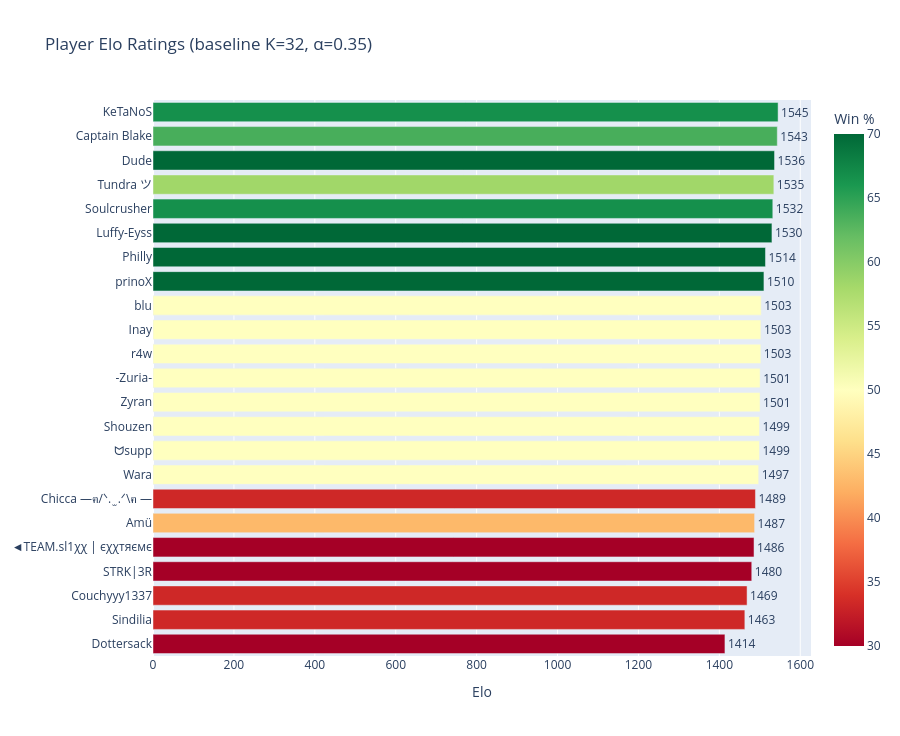
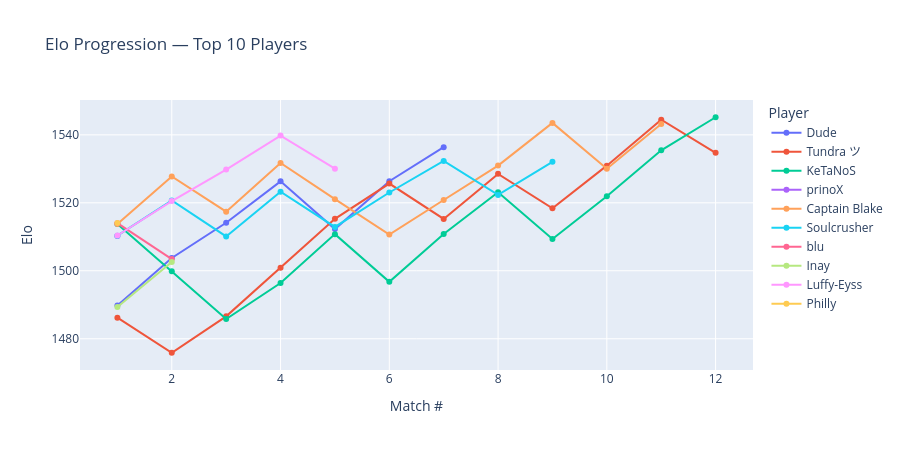
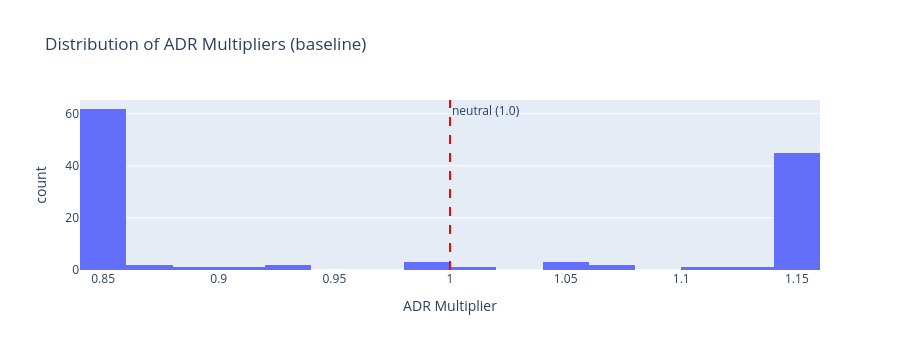

Notebook code cell kept with these figures, in order:
### Code cell
#  Baseline run 
history_df, summary_df, final_anchor = run_elo(
    player_match_outcome_df, player_match_adr_df, TUNE)

print(f"Baseline: {len(summary_df)} players, "
      f"{history_df['match_id'].nunique()} matches, "
      f"anchor {final_anchor:.1f}")

# 1. Final Elo ranking bar chart 
fig_rank = px.bar(
    summary_df.sort_values("elo"),
    x="elo", y="name", orientation="h",
    color="winrate",
    color_continuous_scale="RdYlGn",
    range_color=[30, 70],
    text="elo",
    labels={"elo": "Elo Rating", "name": "Player", "winrate": "Win %"},
    title="Player Elo Ratings (baseline K=32, α=0.35)",
    height=max(400, len(summary_df) * 32),
)
fig_rank.update_traces(texttemplate="%{text:.0f}", textposition="outside")
fig_rank.update_layout(yaxis_title=None, xaxis_title="Elo",
                       margin=dict(l=120))
fig_rank.show()

# 2. Elo progression over matches 
hist = history_df.copy()
hist["match_idx"] = hist.groupby("steamid").cumcount() + 1
top_sids = summary_df.head(10)["steamid"].tolist()
top_hist = hist[hist["steamid"].isin(top_sids)]

fig_prog = px.line(
    top_hist, x="match_idx", y="elo_after",
    color="player_name", markers=True,
    labels={"match_idx": "Match #", "elo_after": "Elo", "player_name": "Player"},
    title="Elo Progression — Top 10 Players",
)
fig_prog.update_layout(height=450)
fig_prog.show()

# 3. ADR multiplier distribution 
fig_mult = px.histogram(
    history_df, x="adr_multiplier", nbins=30,
    color_discrete_sequence=["#636EFA"],
    labels={"adr_multiplier": "ADR Multiplier"},
    title="Distribution of ADR Multipliers (baseline)",
)
fig_mult.add_vline(x=1.0, line_dash="dash", line_color="red",
                   annotation_text="neutral (1.0)")
fig_mult.update_layout(height=350)
fig_mult.show()

### Figure 1 — Plotly figure (JSON) as saved in the notebook; plotly's stock layout.template omitted (floating-point values rounded to 4 significant figures)
{"data": [{"hovertemplate": "Elo Rating=%{text}<br>Player=%{y}<br>Win %=%{marker.color}<extra></extra>", "legendgroup": "", "marker": {"color": [16.7, 33.3, 33.3, 25.0, 0.0, 42.9, 33.3, 50.0, 50.0, 50.0, 50.0, 50.0, 50.0, 50.0, 50.0, 100.0, 100.0, 80.0, 66.7, 58.3, 71.4, 63.6, 66.7], "coloraxis": "coloraxis", "pattern": {"shape": ""}}, "name": "", "orientation": "h", "showlegend": false, "text": [1414.0, 1463.0, 1468.0, 1480.0, 1486.0, 1487.0, 1489.0, 1497.0, 1499.0, 1499.0, 1501.0, 1501.0, 1502.0, 1503.0, 1503.0, 1510.0, 1514.0, 1530.0, 1532.0, 1535.0, 1536.0, 1543.0, 1545.0], "textposition": "outside", "texttemplate": "%{text:.0f}", "type": "bar", "x": [1414.0, 1463.0, 1468.0, 1480.0, 1486.0, 1487.0, 1489.0, 1497.0, 1499.0, 1499.0, 1501.0, 1501.0, 1502.0, 1503.0, 1503.0, 1510.0, 1514.0, 1530.0, 1532.0, 1535.0, 1536.0, 1543.0, 1545.0], "xaxis": "x", "y": ["Dottersack", "Sindilia", "Couchyyy1337", "STRK|3R", "◄TEAM.sl1χχ | єχχтяємє", "Amü", "Chicca —ฅ/ᐠ. ̫ .ᐟ\\ฅ —", "Wara", "ᗢsupp", "Shouzen", "Zyran", "-Zuria-", "r4w", "Inay", "blu", "prinoX", "Philly", "Luffy-Eyss", "Soulcrusher", "Tundra ツ", "Dude", "Captain Blake", "KeTaNoS"], "yaxis": "y"}], "layout": {"barmode": "relative", "coloraxis": {"cmax": 70, "cmin": 30, "colorbar": {"title": {"text": "Win %"}}, "colorscale": [[0, "rgb(165,0,38)"], [0.1, "rgb(215,48,39)"], [0.2, "rgb(244,109,67)"], [0.3, "rgb(253,174,97)"], [0.4, "rgb(254,224,139)"], [0.5, "rgb(255,255,191)"], [0.6, "rgb(217,239,139)"], [0.7, "rgb(166,217,106)"], [0.8, "rgb(102,189,99)"], [0.9, "rgb(26,152,80)"], [1, "rgb(0,104,55)"]]}, "height": 736, "legend": {"tracegroupgap": 0}, "margin": {"l": 120}, "title": {"text": "Player Elo Ratings (baseline K=32, α=0.35)"}, "xaxis": {"anchor": "y", "domain": [0, 1], "title": {"text": "Elo"}}, "yaxis": {"anchor": "x", "domain": [0, 1], "title": {}}}}

### Figure 2 — Plotly figure (JSON) as saved in the notebook; plotly's stock layout.template omitted (floating-point values rounded to 4 significant figures)
{"data": [{"hovertemplate": "Player=Dude<br>Match #=%{x}<br>Elo=%{y}<extra></extra>", "legendgroup": "Dude", "line": {"color": "#636efa", "dash": "solid"}, "marker": {"symbol": "circle"}, "mode": "lines+markers", "name": "Dude", "orientation": "v", "showlegend": true, "type": "scatter", "x": [1, 2, 3, 4, 5, 6, 7], "xaxis": "x", "y": [1490.0, 1504.0, 1514.0, 1526.0, 1512.0, 1526.0, 1536.0], "yaxis": "y"}, {"hovertemplate": "Player=Tundra ツ<br>Match #=%{x}<br>Elo=%{y}<extra></extra>", "legendgroup": "Tundra ツ", "line": {"color": "#EF553B", "dash": "solid"}, "marker": {"symbol": "circle"}, "mode": "lines+markers", "name": "Tundra ツ", "orientation": "v", "showlegend": true, "type": "scatter", "x": [1, 2, 3, 4, 5, 6, 7, 8, 9, 10, 11, 12], "xaxis": "x", "y": [1486.0, 1476.0, 1487.0, 1501.0, 1515.0, 1526.0, 1515.0, 1529.0, 1518.0, 1531.0, 1544.0, 1535.0], "yaxis": "y"}, {"hovertemplate": "Player=KeTaNoS<br>Match #=%{x}<br>Elo=%{y}<extra></extra>", "legendgroup": "KeTaNoS", "line": {"color": "#00cc96", "dash": "solid"}, "marker": {"symbol": "circle"}, "mode": "lines+markers", "name": "KeTaNoS", "orientation": "v", "showlegend": true, "type": "scatter", "x": [1, 2, 3, 4, 5, 6, 7, 8, 9, 10, 11, 12], "xaxis": "x", "y": [1514.0, 1500.0, 1486.0, 1496.0, 1511.0, 1497.0, 1511.0, 1523.0, 1509.0, 1522.0, 1535.0, 1545.0], "yaxis": "y"}, {"hovertemplate": "Player=prinoX<br>Match #=%{x}<br>Elo=%{y}<extra></extra>", "legendgroup": "prinoX", "line": {"color": "#ab63fa", "dash": "solid"}, "marker": {"symbol": "circle"}, "mode": "lines+markers", "name": "prinoX", "orientation": "v", "showlegend": true, "type": "scatter", "x": [1], "xaxis": "x", "y": [1510.0], "yaxis": "y"}, {"hovertemplate": "Player=Captain Blake<br>Match #=%{x}<br>Elo=%{y}<extra></extra>", "legendgroup": "Captain Blake", "line": {"color": "#FFA15A", "dash": "solid"}, "marker": {"symbol": "circle"}, "mode": "lines+markers", "name": "Captain Blake", "orientation": "v", "showlegend": true, "type": "scatter", "x": [1, 2, 3, 4, 5, 6, 7, 8, 9, 10, 11], "xaxis": "x", "y": [1514.0, 1528.0, 1517.0, 1532.0, 1521.0, 1511.0, 1521.0, 1531.0, 1544.0, 1530.0, 1543.0], "yaxis": "y"}, {"hovertemplate": "Player=Soulcrusher<br>Match #=%{x}<br>Elo=%{y}<extra></extra>", "legendgroup": "Soulcrusher", "line": {"color": "#19d3f3", "dash": "solid"}, "marker": {"symbol": "circle"}, "mode": "lines+markers", "name": "Soulcrusher", "orientation": "v", "showlegend": true, "type": "scatter", "x": [1, 2, 3, 4, 5, 6, 7, 8, 9], "xaxis": "x", "y": [1510.0, 1521.0, 1510.0, 1523.0, 1513.0, 1523.0, 1532.0, 1522.0, 1532.0], "yaxis": "y"}, {"hovertemplate": "Player=blu<br>Match #=%{x}<br>Elo=%{y}<extra></extra>", "legendgroup": "blu", "line": {"color": "#FF6692", "dash": "solid"}, "marker": {"symbol": "circle"}, "mode": "lines+markers", "name": "blu", "orientation": "v", "showlegend": true, "type": "scatter", "x": [1, 2], "xaxis": "x", "y": [1514.0, 1503.0], "yaxis": "y"}, {"hovertemplate": "Player=Inay<br>Match #=%{x}<br>Elo=%{y}<extra></extra>", "legendgroup": "Inay", "line": {"color": "#B6E880", "dash": "solid"}, "marker": {"symbol": "circle"}, "mode": "lines+markers", "name": "Inay", "orientation": "v", "showlegend": true, "type": "scatter", "x": [1, 2], "xaxis": "x", "y": [1489.0, 1503.0], "yaxis": "y"}, {"hovertemplate": "Player=Luffy-Eyss<br>Match #=%{x}<br>Elo=%{y}<extra></extra>", "legendgroup": "Luffy-Eyss", "line": {"color": "#FF97FF", "dash": "solid"}, "marker": {"symbol": "circle"}, "mode": "lines+markers", "name": "Luffy-Eyss", "orientation": "v", "showlegend": true, "type": "scatter", "x": [1, 2, 3, 4, 5], "xaxis": "x", "y": [1510.0, 1521.0, 1530.0, 1540.0, 1530.0], "yaxis": "y"}, {"hovertemplate": "Player=Philly<br>Match #=%{x}<br>Elo=%{y}<extra></extra>", "legendgroup": "Philly", "line": {"color": "#FECB52", "dash": "solid"}, "marker": {"symbol": "circle"}, "mode": "lines+markers", "name": "Philly", "orientation": "v", "showlegend": true, "type": "scatter", "x": [1], "xaxis": "x", "y": [1514.0], "yaxis": "y"}], "layout": {"height": 450, "legend": {"title": {"text": "Player"}, "tracegroupgap": 0}, "title": {"text": "Elo Progression — Top 10 Players"}, "xaxis": {"anchor": "y", "domain": [0, 1], "title": {"text": "Match #"}}, "yaxis": {"anchor": "x", "domain": [0, 1], "title": {"text": "Elo"}}}}

### Figure 3 — Plotly figure (JSON) as saved in the notebook; plotly's stock layout.template omitted (floating-point values rounded to 4 significant figures)
{"data": [{"bingroup": "x", "hovertemplate": "ADR Multiplier=%{x}<br>count=%{y}<extra></extra>", "legendgroup": "", "marker": {"color": "#636EFA", "pattern": {"shape": ""}}, "name": "", "nbinsx": 30, "orientation": "v", "showlegend": false, "type": "histogram", "x": [0.85, 1.15, 1.15, 0.85, 0.85, 0.85, 1.15, 0.85, 1.15, 0.85, 1.15, 0.9229, 1.15, 1.15, 0.85, 0.85, 0.9243, 1.15, 0.85, 0.85, 0.85, 0.8788, 1.15, 1.15, 0.85, 0.85, 1.104, 1.15, 0.85, 1.064, 0.9802, 1.15, 0.85, 1.15, 0.9848, 1.15, 0.85, 0.85, 0.85, 0.85, 1.15, 1.15, 1.15, 0.85, 1.053, 0.85, 0.85, 0.85, 0.85, 1.15, 1.15, 0.85, 1.15, 0.85, 0.85, 0.85, 0.85, 1.15, 1.15, 0.85, 1.15, 0.85, 0.85, 1.046, 1.15, 0.85, 0.85, 0.9955, 1.051, 0.85, 0.8698, 1.15, 1.065, 0.8807, 0.85, 0.85, 1.15, 1.15, 0.85, 0.85, 0.85, 1.15, 1.15, 0.85, 0.85, 0.85, 0.85, 1.15, 0.85, 1.15, 1.15, 0.85, 1.15, 1.15, 0.85, 0.85, 1.15, 0.85, 0.85, 0.85, 1.15, 1.15, 1.125, 0.85, 0.85, 1.15, 1.15, 0.85, 1.15, 0.85, 0.85, 0.85, 1.15, 1.15, 0.85, 0.9123, 0.85, 1.15, 1.15, 0.85, 1.15, 0.85, 1.01, 0.85], "xaxis": "x", "yaxis": "y"}], "layout": {"annotations": [{"showarrow": false, "text": "neutral (1.0)", "x": 1, "xanchor": "left", "xref": "x", "y": 1, "yanchor": "top", "yref": "y domain"}], "barmode": "relative", "height": 350, "legend": {"tracegroupgap": 0}, "shapes": [{"line": {"color": "red", "dash": "dash"}, "type": "line", "x0": 1, "x1": 1, "xref": "x", "y0": 0, "y1": 1, "yref": "y domain"}], "title": {"text": "Distribution of ADR Multipliers (baseline)"}, "xaxis": {"anchor": "y", "domain": [0, 1], "title": {"text": "ADR Multiplier"}}, "yaxis": {"anchor": "x", "domain": [0, 1], "title": {"text": "count"}}}}
